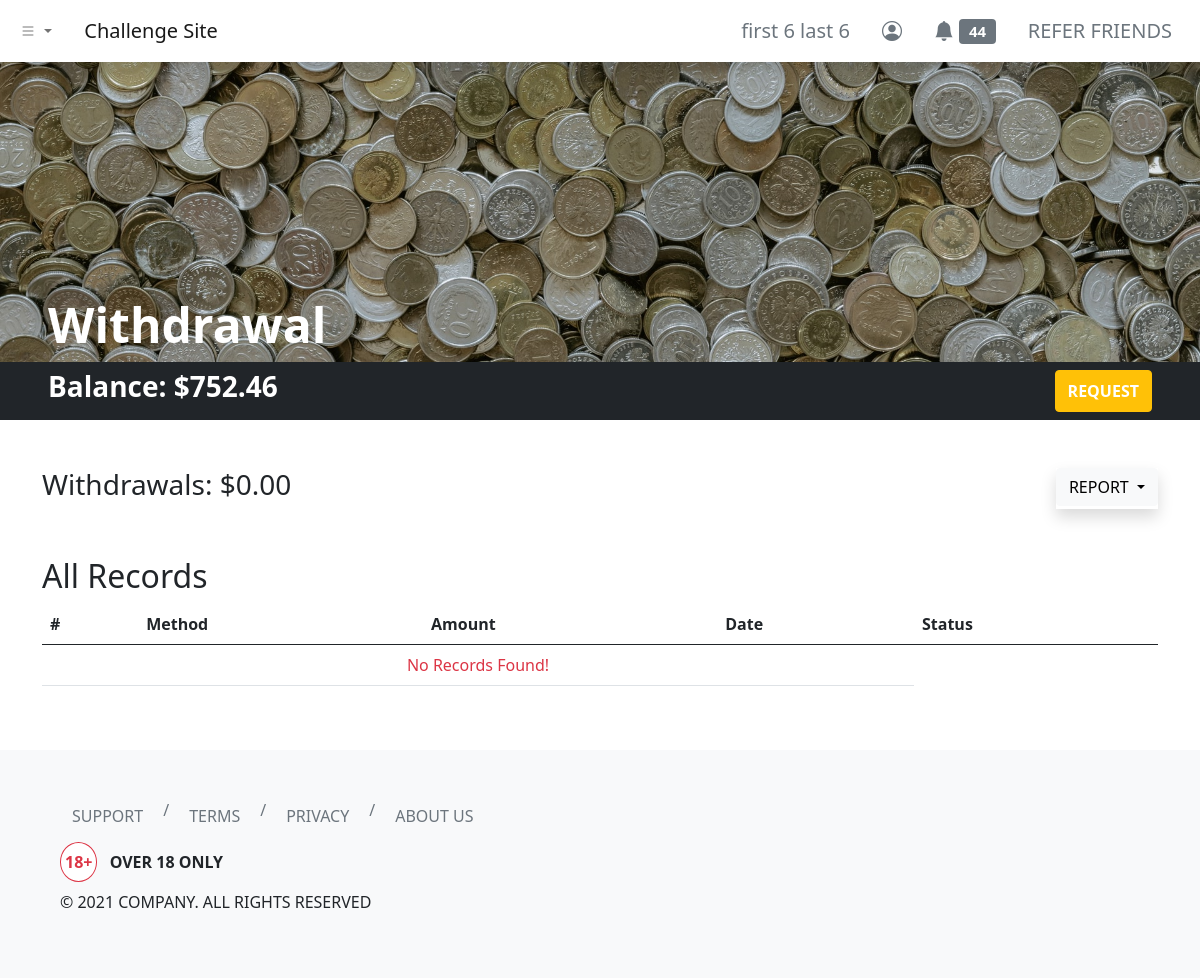
The page /dashboard/withdrawal/index.php (signed in) on the database as committed earlier.
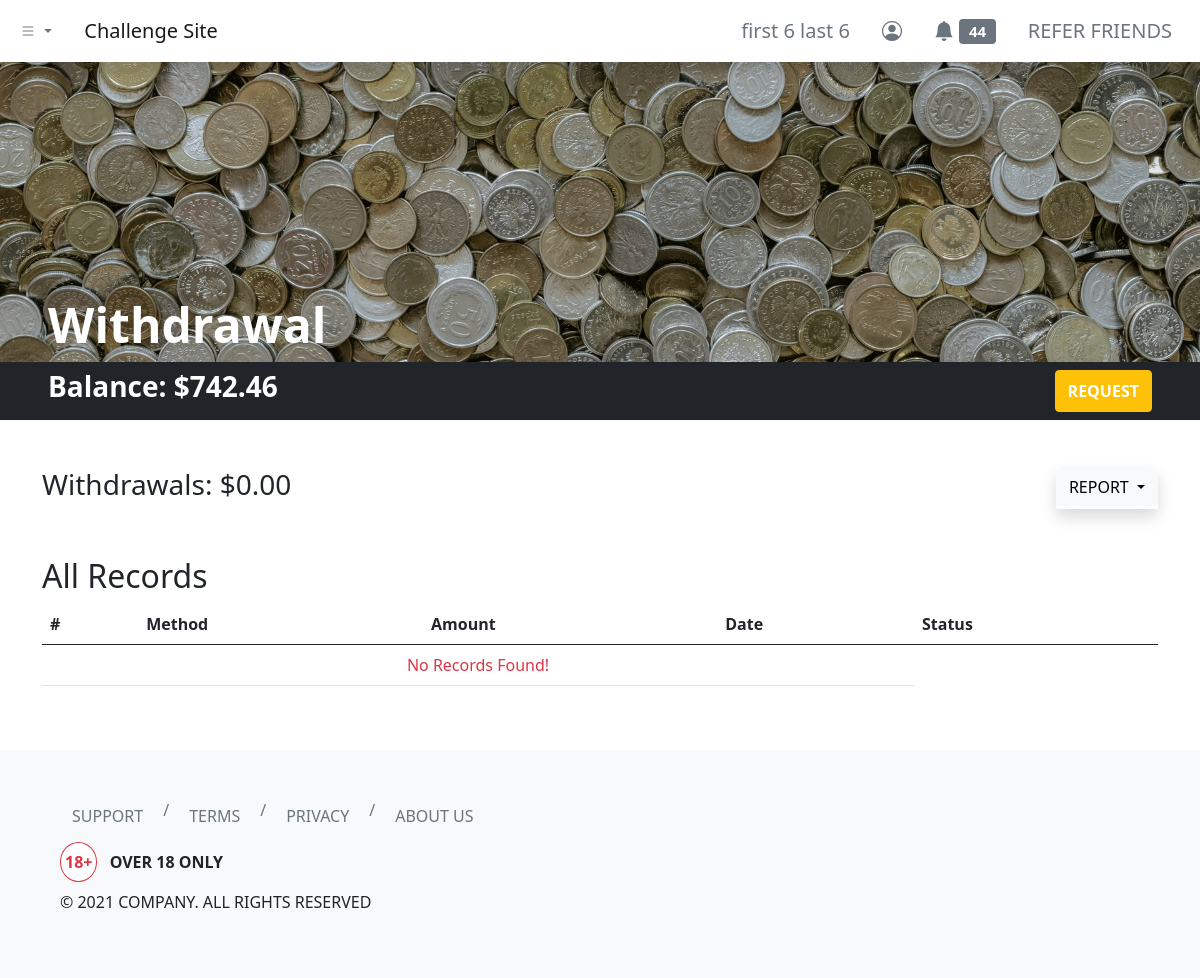
The same page on the database as committed later.
### tables this page shows
CREATE TABLE `users` (
  `id` int(11) NOT NULL,
  `username` varchar(255) NOT NULL,
  `first_name` varchar(255) NOT NULL,
  `last_name` varchar(255) NOT NULL,
  `email` varchar(255) NOT NULL,
  `user_password` varchar(255) NOT NULL,
  `balance` decimal(65,30) UNSIGNED NOT NULL DEFAULT 0.000000000000000000000000000000,
  `skill_points` int(11) NOT NULL
);

### dashboard/withdrawal/index.php (the view, shortened to what the changed rows need)
<?php
include '../../header.php';
?>
<link rel="stylesheet" href="./index.css">
<div class="hero bg-dark d-flex align-items-end px-5">
    <h1 class="text-white display-5 fw-bold">Withdrawal</h1>
</div>
<div class="container-fluid bg-dark py-2 px-5">
    <div class="row">
        <div class="col d-flex justify-content-between">
            <h3 class="text-white fw-bold">Balance:
                <?php
                include_once '../../php-apis/db-config.php';
                $user_id = $_SESSION['id'];
                $sql3 = "SELECT * FROM users WHERE id=$user_id";
                $result3 = mysqli_query($conn, $sql3);
                if (mysqli_num_rows($result3) > 0) {
                    while ($row3 = mysqli_fetch_assoc($result3)) {
                        echo '$' . number_format($row3['balance'], 2, '.', '');
                    }
                } else {
                    header("Location: ../../php-apis/logout.php");
                    die();
                }
                ?>
            </h3>
            <button type="button" class="btn btn-warning text-uppercase text-white fw-bold" data-bs-toggle="modal" data-bs-target="#withdrawalModal">
                Request
            </button>
        </div>
    </div>
</div>
<div class="container my-5">
    <div class="row">
        <div class="col">
            <h2 class="text-capitalize"><?php echo (isset($_GET['report-filter']) && !empty($_GET['report-filter'])) ? (str_replace("-", " ", mysqli_real_escape_string($conn, clean_input($_GET['report-filter'])))) : ("All") ?> Records</h2>
            <table class="table">
                <thead>
                    <tr>
                        <th scope="col">#</th>
                        <th scope="col">Method</th>
                        <th scope="col">Amount</th>
                        <th scope="col">Date</th>
                        <th scope="col">Status</th>
                    </tr>
                </thead>
            </table>
        </div>
    </div>
</div>
<?php
include '../../footer.php';
?>

### header.php (shortened to what the changed rows need)
<?php
function urlPrefix()
{
    if (basename(getcwd()) === basename(__DIR__)) {
        return './';
    } elseif (basename(dirname(getcwd())) === basename(__DIR__)) {
        return '../';
    } elseif (basename(dirname(dirname(getcwd()))) === basename(__DIR__)) {
        return '../../';
    } elseif (basename(dirname(dirname(dirname(getcwd())))) === basename(__DIR__)) {
        return '../../../';
    } else {
        return './';
    }
}
?>
<!DOCTYPE html>
<html lang="en">
<head>
    <link href="https://cdn.jsdelivr.net/npm/bootstrap@5.0.0-beta2/dist/css/bootstrap.min.css" rel="stylesheet">
    <link rel="stylesheet" href="https://cdn.jsdelivr.net/npm/bootstrap-icons@1.3.0/font/bootstrap-icons.css">
</head>
<body>
    <nav class="navbar navbar-expand-sm navbar-light bg-white shadow">
        <div class="container-fluid">
            <div class="collapse navbar-collapse" id="navbarNavDropdown">
                <ul class="navbar-nav ms-auto">
                    <?php if (isset($_SESSION['id'])) { ?>
                        <li class="nav-item">
                            <a class="btn btn-lg btn-outline-secondary border-0" aria-current="page" href="<?php echo urlPrefix() . 'dashboard/profile/'; ?>">
                                <?php
                                include_once urlPrefix() . 'php-apis/db-config.php';
                                $user_id = $_SESSION['id'];
                                $sql = "SELECT * FROM users WHERE id=$user_id";
                                $result = mysqli_query($conn, $sql);
                                if (mysqli_num_rows($result) > 0) {
                                    while ($row = mysqli_fetch_assoc($result)) {
                                        echo $row['first_name'] . ' ' . $row['last_name'];
                                    }
                                } else {
                                    header("Location: " . urlPrefix() . "php-apis/logout.php");
                                    die();
                                }
                                ?>
                            </a>
                        </li>
                    <?php } else { ?>
                        <li class="nav-item">
                            <a class="btn btn-lg btn-outline-secondary border-0" aria-current="page" href="<?php echo urlPrefix() . 'login/'; ?>">ENTER</a>
                        </li>
                    <?php } ?>
                </ul>
            </div>
        </div>
    </nav>

Rows that differ between the two databases and show on the page:
changed users "first 6": balance "752.46" → "742.46"
